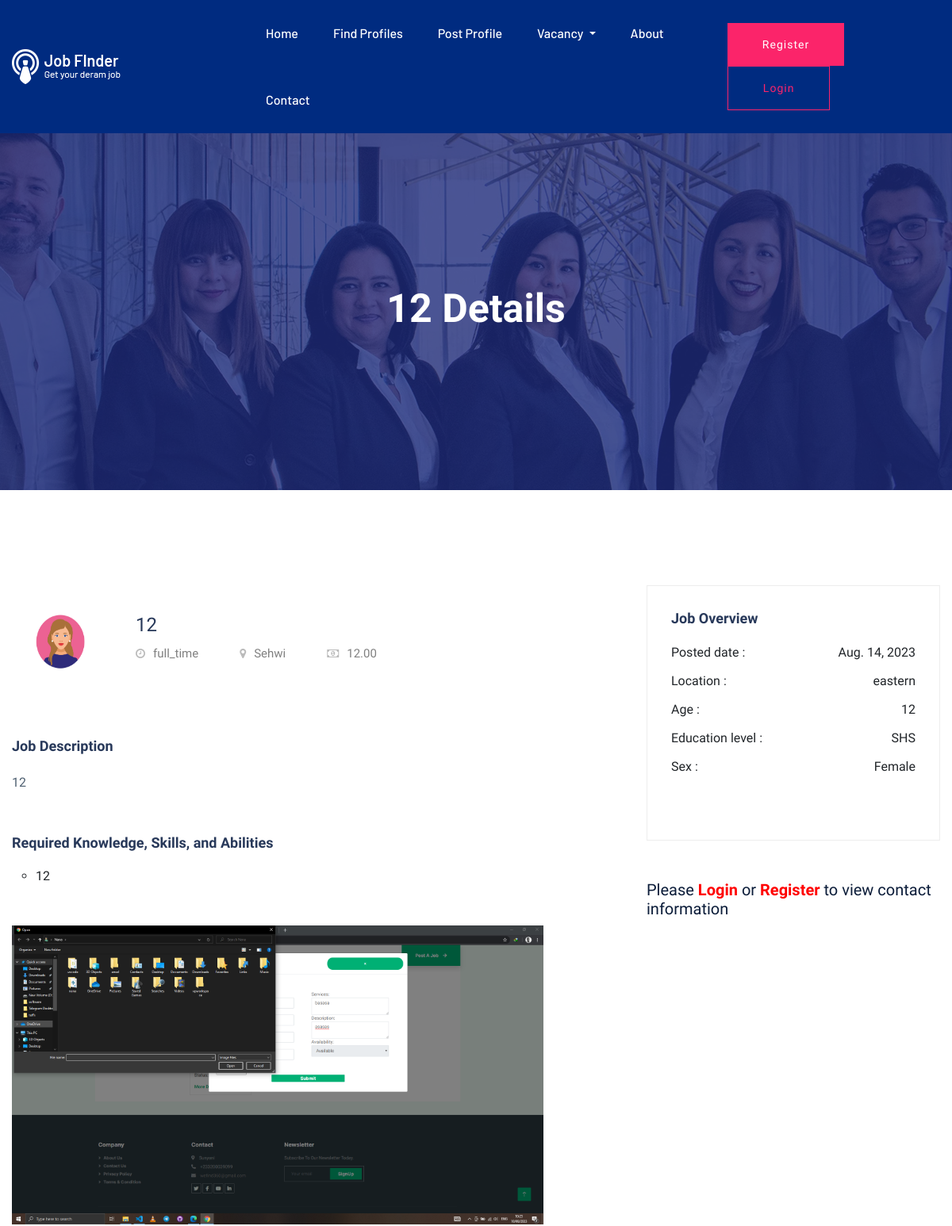
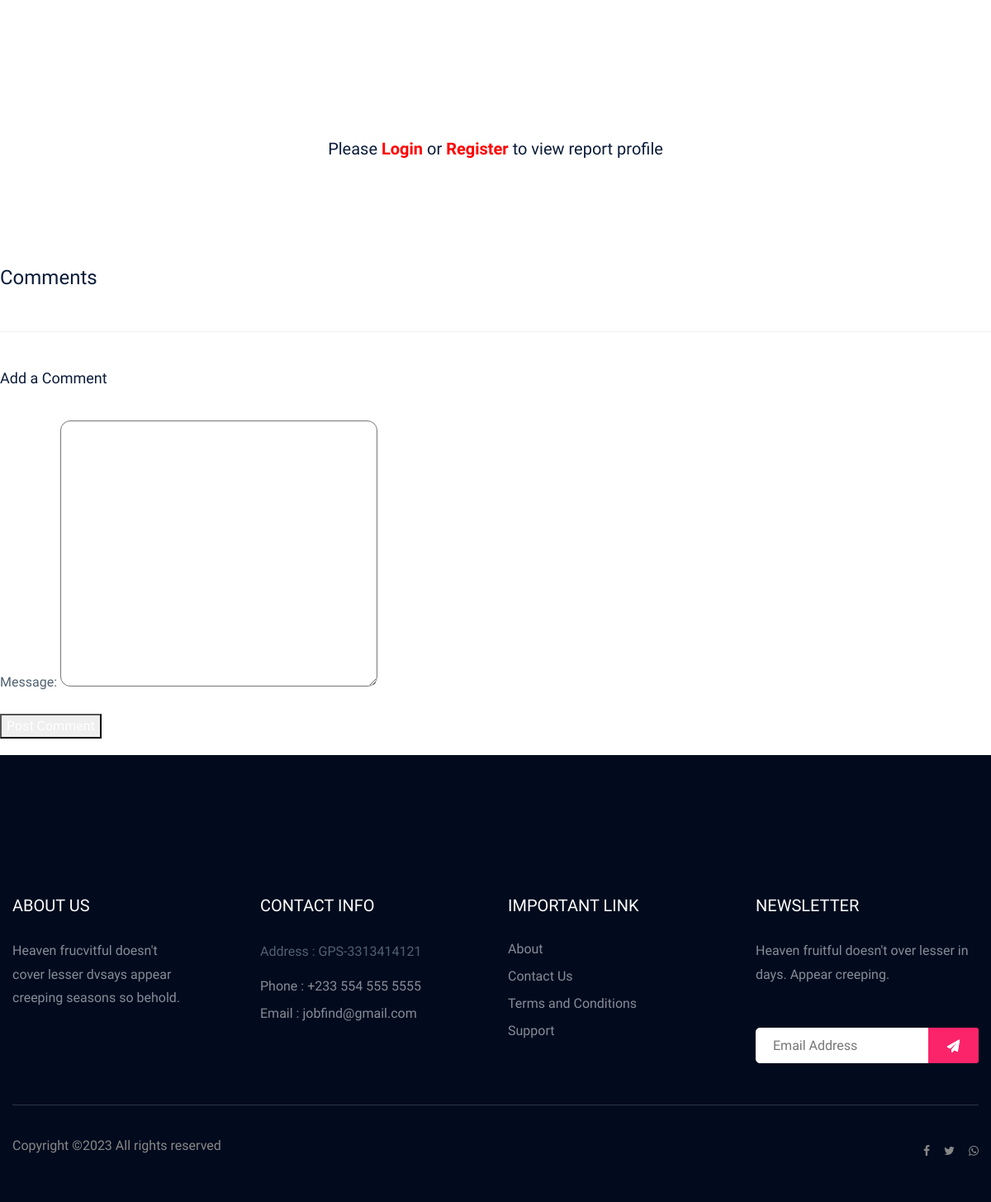
The app's page /job/1/ with its own data (2 pictures, top to bottom).
### app/models.py (models this page shows)
class PostProfile(models.Model):
    name = models.CharField(max_length=200)
    title = models.CharField(max_length=200)
    location = models.CharField(max_length=100)
    category = models.ForeignKey(Category, on_delete=models.CASCADE)
    REGIONS_CHOICES = [
    ('ashanti', 'Ashanti Region'),
    ('brong', 'Brong Region'),
    ('central', 'Central Region '),
    ('eastern', 'Eastern Region '),
    ('greater_accra', 'Greater Accra Region'),
    ('northern', 'Northern Region '),
    ('savannah', 'Savannah Region '),
    ('north_east', 'North-East Region '),
    ('upper_east', 'Upper East Region '),
    ('bono_east', 'Bono East Region '),
    ('ahafo', 'Ahafo Region '),
    ('oti', 'Oti Region '),
    ('volta', 'Volta Region'),
    ('western', 'Western Region'),
    ('western_north', 'Western North Region'),
    ('upper_west', 'Upper West Region '),
]
    GENDER = [
        ('Male', 'Male'),
        ('Female', 'Female'),
        ('Other', 'Other'),
    ]
    EDU_LEVEL = [
        ('JHS', 'JHS'),
        ('SHS', 'SHS'),
        ('Tertiary', 'Tertiary'),
        ('None', 'None'),
        ('Other', 'Other'),
    ]
    AVAILABILITY_CHOICES = [
        ('full_time', 'Full Time'),
        ('part_time', 'Part Time'),
    ]
    availability_type = models.CharField(max_length=20, choices=AVAILABILITY_CHOICES)
    age = models.IntegerField()
    sex = models.CharField(max_length=20, choices=GENDER)
    region = models.CharField(max_length=20, choices=REGIONS_CHOICES)
    charges = models.DecimalField(max_digits=10, decimal_places=2, null=True, blank=True)
    education_level = models.CharField(max_length=20, choices=EDU_LEVEL)
    phone_number = models.CharField(max_length=20, null=True, blank=True)
    email = models.EmailField(null=True, blank=True)
    sample_works = models.ImageField(upload_to='sample_works/', null=True, blank=True)
    description = models.TextField()
    skills_abilities = models.TextField()
    date_posted = models.DateField(auto_created=True,default=timezone.now)
    is_approved = models.BooleanField(default=False)
    def __str__(self):
        return self.title

### app/views.py (the view, shortened to what this page needs)
# urls.py: path('job/<int:post_id>/', views.job_details, name='job_details'),
def job_details(request, post_id):
    post = get_object_or_404(PostProfile, pk=post_id)
    report_form = ReportProfileForm(request.POST or None)
    comment_form = CommentForm(request.POST or None)
    comments = Comment.objects.filter(post_profile=post)
    context = {
        'post': post,
        'report_form': report_form,
        'comment_form': comment_form,
        'comments': comments,
    }
    return render(request, 'job_details.html', context)

### app/templates/job_details.html (shortened to what this page needs)
{% extends 'base.html' %}
{% load static %}
{% block content %}
        <div class="slider-area ">
            <div class="single-slider section-overly slider-height2 d-flex align-items-center" id="background-div" data-background="static/img/hero/about.jpg">
                <div class="container">
                    <div class="row">
                        <div class="col-xl-12">
                            <div class="hero-cap text-center">
                                <h2>{{post}} Details</h2>
                            </div>
                        </div>
                    </div>
                </div>
            </div>
        </div>
        <div class="job-post-company pt-120 pb-120">
            <div class="container">
                <div class="row justify-content-between">
                    <div class="col-xl-7 col-lg-8">
                        <div class="single-job-items mb-50">
                            <div class="job-items">
                                     <div class="company-img">
                                    {% if post.sex == 'Male' %}
                                <img style="height: 70px; width: 69px" src="{% static 'img/man.png' %}">
                                    {% elif post.sex == 'Female' %}
                                <img style="height: 70px; width: 62px" src="{% static 'img/woman.jpg' %}">
                                    {% endif %}
                                </div>
                                <div class="job-tittle">
                                    <a href="job_details.html"><h4>{{post.title}}</h4></a>
                                    <ul>
                                        <li><i class="fa fa-clock"></i>{{post.availability_type}} </li>
                                        <li><i class="fa fa-map-marker"></i>{{post.location}}</li>
                                        <li><i class="fa fa-money"></i>{{post.charges}}</li>
                                    </ul>
                                </div>
                            </div>
                        </div>
                        <div class="job-post-details">
                            <div class="post-details1 mb-50">
                                <div class="small-section-tittle">
                                    <h4>Job Description</h4>
                                </div>
                                <p>{{post.description}}</p>
                            </div>
                            <div class="post-details2  mb-50">
                                <div class="small-section-tittle">
                                    <h4>Required Knowledge, Skills, and Abilities</h4>
                                </div>
                               <ul>
                                   <li>{{post.skills_abilities}}</li>
                               </ul>
                            </div>
                            <div class="post-details2 mb-50">
                                <img class="img-fluid" src="{{post.sample_works.url}}" alt="Sample Work">
                            </div>
                        </div>
                    </div>
                    <div class="col-xl-4 col-lg-4">
                        <div class="post-details3  mb-50">
                           <div class="small-section-tittle">
                               <h4>Job Overview</h4>
                           </div>
                          <ul>
                              <li>Posted date : <span>{{post.date_posted}}</span></li>
                              <li>Location : <span>{{post.region}}</span></li>
                              <li>Age : <span>{{post.age}}</span></li>
                              <li>Education level : <span>{{post.education_level}}</span></li>
                              <li>Sex :  <span>{{post.sex}}</span></li>
                          </ul>
                       </div>
                       {% if user.is_authenticated %}
                        <div class="post-details4  mb-50">
                            <div class="small-section-tittle">
                                <h4>Profile Information</h4>
                            </div>
                            <ul>
                                <li>Name: <span>{{ post.name }}</span></li>
                                <li>Email : <span>{{ post.email }}</span></li>
                                <li>Phone: <span>{{ post.phone_number }}</span></li>
                            </ul>
                        </div>
                        {% else %}
                       <h5>Please <a style="color:red; font-weight: 700" href="{% url 'user_login' %}">Login</a> or <a style="color:red; font-weight: 700" href="{% url 'user_signup' %}">Register</a> to view contact information</h5>
                        {% endif %}
                    </div>
                </div>
            </div>
        </div>
{% if user.is_authenticated or user.is_superuser  %}
<div class="container" id="mm">
<h3 style="text-align:center">Report Profile</h3>
<form method="post">
    {% csrf_token %}
    {{ report_form.as_p }}
    <button type="submit" class="btn btn-primary" name="report_form">Submit Report</button>
</form>
</div>
{% else %}
<h5 class="text-center" style="text-center; padding: 0px 0px 50px 0px">Please <a style="color:red; font-weight: 700" href="{% url 'user_login' %}">Login</a> or <a style="color:red; font-weight: 700" href="{% url 'user_signup' %}">Register</a> to view report profile</h5>
{% endif %}
<br><br><br>
<div class="comments-section">
    <h4>Comments</h4>
</div>
<div class="comment-form">
    <h4>Add a Comment</h4>
    <form method="post">
        {{ comment_form.as_p }}
        <button type="submit">Post Comment</button>
    </form>
</div>
    {% endblock %}

### records on screen
PostProfile: title "12", availability_type "full_time", location "Sehwi", charges "12.00", description "12", skills_abilities "12", sample_works (picture), date_posted "Aug. 14, 2023", region "eastern", age "12", education_level "SHS", sex "Female"
